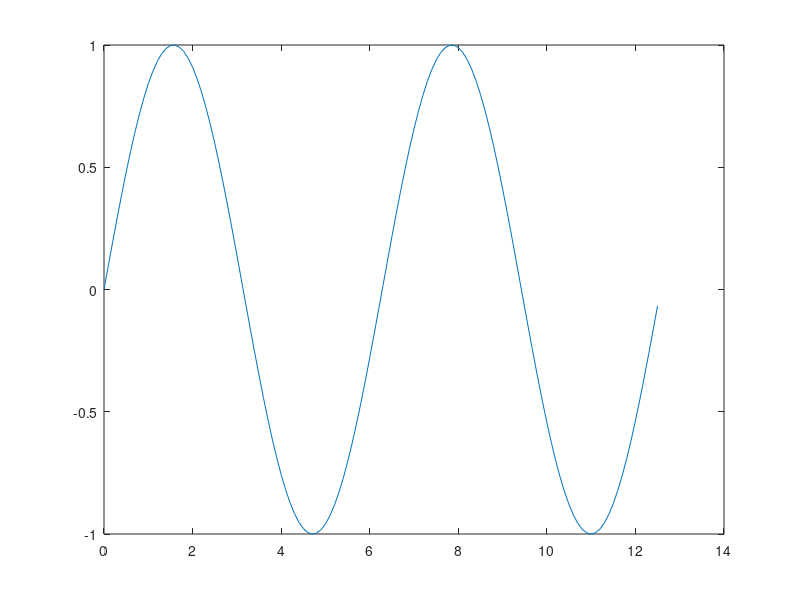

Write MATLAB code to recreate this figure.
%% Publishing Example
% Main content
%
% Multiple paragraphs
%
% Variable names _x_
%
% Mathematics $$y = y + \tau$$

%% Plotting

t = 0:0.1:pi*4;
y = sin(t);
plot(t,y);
for i = 1:12
    x = 'asdf';
end
    
